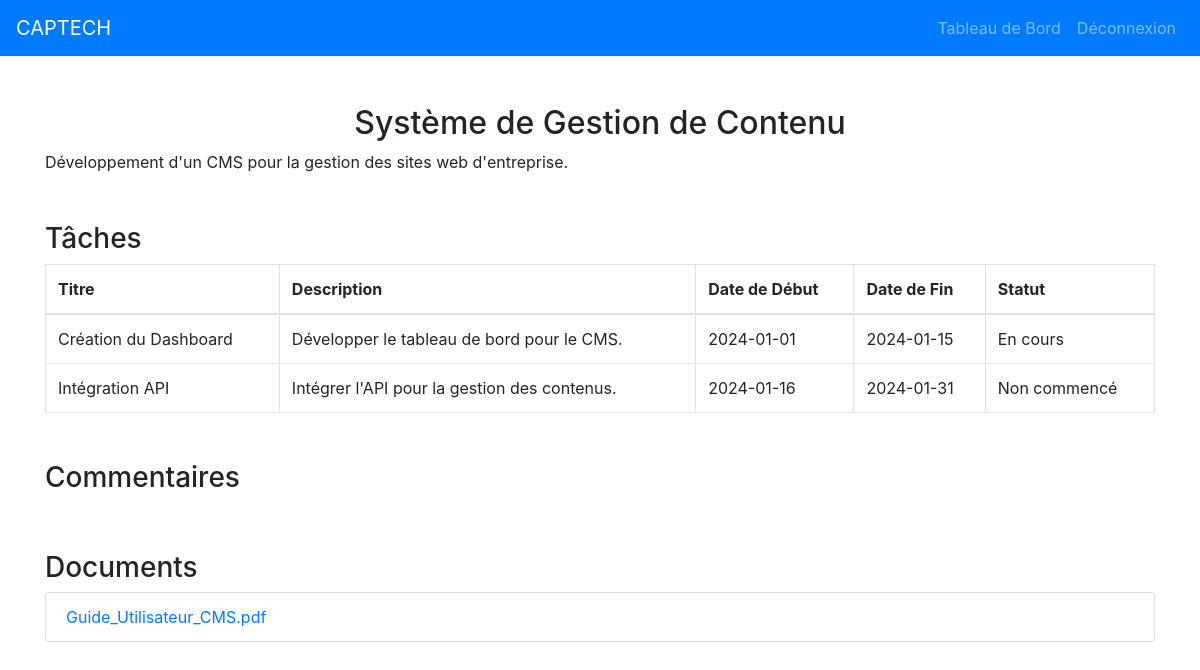
The page /project.php?id=1 (signed in) on the database its author committed.
### tables this page shows
CREATE TABLE Projet (
   id_projet INT AUTO_INCREMENT,
   titre VARCHAR(50) NOT NULL,
   description TEXT NOT NULL,
   date_de_debut DATE NOT NULL,
   date_de_fin_prevue DATE NOT NULL,
   budget DECIMAL(10, 2) NOT NULL,
   id_utilisateur INT NOT NULL,
   PRIMARY KEY(id_projet),
   FOREIGN KEY(id_utilisateur) REFERENCES Utilisateur(id_utilisateur)
);

CREATE TABLE Tache (
   id_tache INT AUTO_INCREMENT,
   titre VARCHAR(50) NOT NULL,
   description TEXT NOT NULL,
   date_debut DATE NOT NULL,
   date_fin DATE NOT NULL,
   statut VARCHAR(50) DEFAULT 'Non commencé',
   id_projet INT NOT NULL,
   id_utilisateur INT NOT NULL,
   PRIMARY KEY(id_tache),
   FOREIGN KEY(id_utilisateur) REFERENCES Utilisateur(id_utilisateur),
   FOREIGN KEY(id_projet) REFERENCES Projet(id_projet)
);

CREATE TABLE Document (
   id_document INT AUTO_INCREMENT,
   nom VARCHAR(50) NOT NULL,
   chemin_acces VARCHAR(255) NOT NULL,
   date_creation TIMESTAMP DEFAULT CURRENT_TIMESTAMP,
   PRIMARY KEY(id_document)
);

### src/project.php (the view, shortened to what this page needs)
<?php
include('config.php');
$role = $_SESSION['role'];
$project_id = $_GET['id'];
$query_project = "SELECT * FROM Projet WHERE id_projet='$project_id'";
$result_project = mysqli_query($conn, $query_project);
$project = mysqli_fetch_assoc($result_project);
$query_tasks = "SELECT * FROM Tache WHERE id_projet='$project_id'";
$result_tasks = mysqli_query($conn, $query_tasks);
$query_documents = "SELECT d.nom, d.chemin_acces FROM Document d JOIN Document_Projet dp ON d.id_document = dp.id_document WHERE dp.id_projet = '$project_id'";
$result_documents = mysqli_query($conn, $query_documents);
?>
<!DOCTYPE html>
<html lang="fr">
<head>
    <link rel="stylesheet" href="https://stackpath.bootstrapcdn.com/bootstrap/4.5.2/css/bootstrap.min.css">
</head>
<body>
    <nav class="navbar navbar-expand-lg navbar-dark bg-primary">
        <a class="navbar-brand" href="#">CAPTECH</a>
        <div class="collapse navbar-collapse" id="navbarNav">
            <ul class="navbar-nav ml-auto">
                <?php if ($role == 'developpeur'): ?>
                    <li class="nav-item"><a class="nav-link" href="dashboard_developpeur.php">Tableau de Bord</a></li>
                <?php elseif ($role == 'chef_de_projet'): ?>
                    <li class="nav-item"><a class="nav-link" href="dashboard_chef_de_projet.php">Tableau de Bord</a></li>
                <?php elseif ($role == 'responsable_equipe'): ?>
                    <li class="nav-item"><a class="nav-link" href="dashboard_responsable_equipe.php">Tableau de Bord</a></li>
                <?php endif; ?>
                <li class="nav-item"><a class="nav-link" href="logout.php">Déconnexion</a></li>
            </ul>
        </div>
    </nav>
    <div class="container mt-5">
        <h2 class="text-center"><?php echo htmlspecialchars($project['titre']); ?></h2>
        <p><?php echo htmlspecialchars($project['description']); ?></p>
        <h3 class="mt-5">Tâches</h3>
        <table class="table table-bordered">
            <thead>
                <tr>
                    <th>Titre</th>
                    <th>Description</th>
                    <th>Date de Début</th>
                    <th>Date de Fin</th>
                    <th>Statut</th>
                </tr>
            </thead>
            <tbody>
                <?php while ($task = mysqli_fetch_assoc($result_tasks)): ?>
                    <tr>
                        <td><?php echo htmlspecialchars($task['titre']); ?></td>
                        <td><?php echo htmlspecialchars($task['description']); ?></td>
                        <td><?php echo htmlspecialchars($task['date_debut']); ?></td>
                        <td><?php echo htmlspecialchars($task['date_fin']); ?></td>
                        <td><?php echo htmlspecialchars($task['statut']); ?></td>
                    </tr>
                <?php endwhile; ?>
            </tbody>
        </table>
        <h3 class="mt-5">Commentaires</h3>
        <h3 class="mt-5">Documents</h3>
        <ul class="list-group">
            <?php while ($document = mysqli_fetch_assoc($result_documents)): ?>
                <li class="list-group-item">
                    <a href="<?php echo htmlspecialchars($document['chemin_acces']); ?>" target="_blank"><?php echo htmlspecialchars($document['nom']); ?></a>
                </li>
            <?php endwhile; ?>
        </ul>
    </div>
</body>
</html>

### rows shown on the page
projet: titre "Système de Gestion de Contenu", description "Développement d'un CMS pour la gestion des sites web d'entreprise."
tache: titre "Création du Dashboard", description "Développer le tableau de bord pour le CMS.", date_debut "2024-01-01", date_fin "2024-01-15", statut "En cours"
tache: titre "Intégration API", description "Intégrer l'API pour la gestion des contenus.", date_debut "2024-01-16", date_fin "2024-01-31", statut "Non commencé"
document: nom "Guide_Utilisateur_CMS.pdf"
